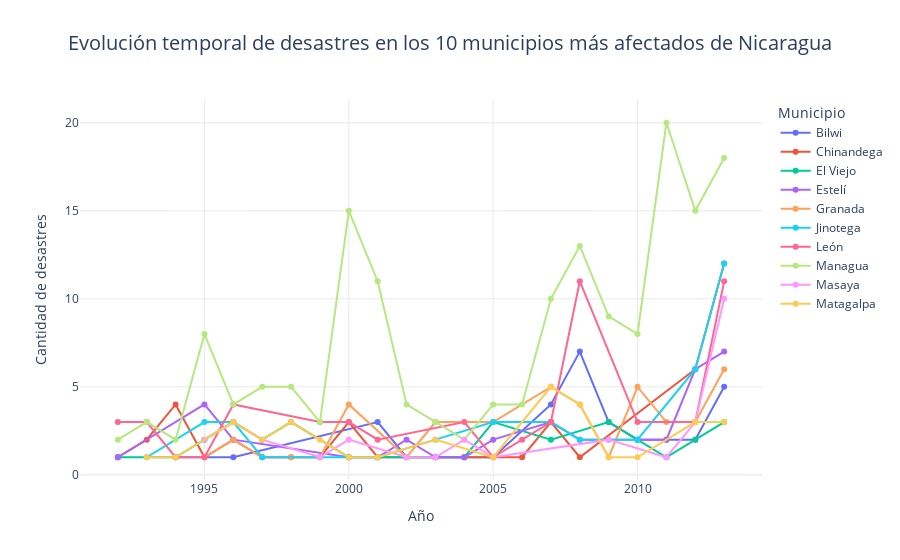

Notebook code cell kept with this figure:
### Code cell
# Obtener el total de desastres por municipio
total_desastres_por_municipio = conteo_desastres_municipio_anio.groupby('ADM2')['total_desastres_adm2'].sum().reset_index()

# Seleccionar los 10 municipios con mayor cantidad de desastres
top_10_municipios = total_desastres_por_municipio.nlargest(10, 'total_desastres_adm2')['ADM2']

# Filtrar los datos para incluir solo los municipios del top 15
conteo_top_10 = conteo_desastres_municipio_anio[conteo_desastres_municipio_anio['ADM2'].isin(top_10_municipios)]

# Crear el gráfico de líneas con Plotly
fig = px.line(conteo_top_10, x='Año', y='total_desastres_adm2', color='ADM2',
              title='Evolución temporal de desastres en los 10 municipios más afectados de Nicaragua',
              labels={'Año': 'Año', 'total_desastres_adm2': 'Cantidad de desastres', 'ADM2': 'Municipio'},
              template='plotly_white',
              markers=True)

# Atributos de visualización de la figura
fig.update_layout(
    title=dict(
        x=0.5,  # Centrar el título
        font=dict(size=20)),
    xaxis=dict(showgrid=True, gridwidth=0.5, gridcolor='lightgray'),
    yaxis=dict(showgrid=True, gridwidth=0.5, gridcolor='lightgray')
)

fig.show()

### Figure 1 — Plotly figure (JSON) as saved in the notebook; plotly's stock layout.template omitted (floating-point values rounded to 4 significant figures)
{"data": [{"hovertemplate": "Municipio=Bilwi<br>Año=%{x}<br>Cantidad de desastres=%{y}<extra></extra>", "legendgroup": "Bilwi", "line": {"color": "#636efa", "dash": "solid"}, "marker": {"symbol": "circle"}, "mode": "lines+markers", "name": "Bilwi", "orientation": "v", "showlegend": true, "type": "scatter", "x": [1994, 1996, 2001, 2002, 2003, 2004, 2005, 2007, 2008, 2009, 2010, 2011, 2012, 2013], "xaxis": "x", "y": [1, 1, 3, 1, 1, 1, 1, 4, 7, 3, 2, 2, 2, 5], "yaxis": "y"}, {"hovertemplate": "Municipio=Chinandega<br>Año=%{x}<br>Cantidad de desastres=%{y}<extra></extra>", "legendgroup": "Chinandega", "line": {"color": "#EF553B", "dash": "solid"}, "marker": {"symbol": "circle"}, "mode": "lines+markers", "name": "Chinandega", "orientation": "v", "showlegend": true, "type": "scatter", "x": [1992, 1993, 1994, 1995, 1996, 1997, 1998, 1999, 2000, 2001, 2006, 2007, 2008, 2012, 2013], "xaxis": "x", "y": [1, 2, 4, 1, 2, 1, 1, 1, 3, 1, 1, 3, 1, 6, 12], "yaxis": "y"}, {"hovertemplate": "Municipio=El Viejo<br>Año=%{x}<br>Cantidad de desastres=%{y}<extra></extra>", "legendgroup": "El Viejo", "line": {"color": "#00cc96", "dash": "solid"}, "marker": {"symbol": "circle"}, "mode": "lines+markers", "name": "El Viejo", "orientation": "v", "showlegend": true, "type": "scatter", "x": [1992, 1994, 1995, 1996, 1997, 1998, 2000, 2004, 2005, 2007, 2009, 2010, 2011, 2012, 2013], "xaxis": "x", "y": [1, 1, 2, 3, 2, 3, 1, 1, 3, 2, 3, 2, 1, 2, 3], "yaxis": "y"}, {"hovertemplate": "Municipio=Estelí<br>Año=%{x}<br>Cantidad de desastres=%{y}<extra></extra>", "legendgroup": "Estelí", "line": {"color": "#ab63fa", "dash": "solid"}, "marker": {"symbol": "circle"}, "mode": "lines+markers", "name": "Estelí", "orientation": "v", "showlegend": true, "type": "scatter", "x": [1992, 1995, 1996, 2000, 2001, 2002, 2003, 2004, 2005, 2007, 2008, 2010, 2011, 2012, 2013], "xaxis": "x", "y": [1, 4, 2, 1, 1, 2, 1, 1, 2, 3, 2, 2, 2, 6, 7], "yaxis": "y"}, {"hovertemplate": "Municipio=Granada<br>Año=%{x}<br>Cantidad de desastres=%{y}<extra></extra>", "legendgroup": "Granada", "line": {"color": "#FFA15A", "dash": "solid"}, "marker": {"symbol": "circle"}, "mode": "lines+markers", "name": "Granada", "orientation": "v", "showlegend": true, "type": "scatter", "x": [1995, 1996, 1997, 1998, 1999, 2000, 2002, 2003, 2005, 2007, 2008, 2009, 2010, 2011, 2012, 2013], "xaxis": "x", "y": [1, 2, 1, 1, 1, 4, 1, 3, 3, 5, 4, 1, 5, 3, 3, 6], "yaxis": "y"}, {"hovertemplate": "Municipio=Jinotega<br>Año=%{x}<br>Cantidad de desastres=%{y}<extra></extra>", "legendgroup": "Jinotega", "line": {"color": "#19d3f3", "dash": "solid"}, "marker": {"symbol": "circle"}, "mode": "lines+markers", "name": "Jinotega", "orientation": "v", "showlegend": true, "type": "scatter", "x": [1993, 1995, 1996, 1997, 2000, 2001, 2003, 2005, 2007, 2008, 2009, 2010, 2012, 2013], "xaxis": "x", "y": [1, 3, 3, 1, 1, 1, 2, 3, 3, 2, 2, 2, 6, 12], "yaxis": "y"}, {"hovertemplate": "Municipio=León<br>Año=%{x}<br>Cantidad de desastres=%{y}<extra></extra>", "legendgroup": "León", "line": {"color": "#FF6692", "dash": "solid"}, "marker": {"symbol": "circle"}, "mode": "lines+markers", "name": "León", "orientation": "v", "showlegend": true, "type": "scatter", "x": [1992, 1993, 1994, 1995, 1996, 1999, 2000, 2001, 2004, 2005, 2006, 2007, 2008, 2010, 2012, 2013], "xaxis": "x", "y": [3, 3, 1, 1, 4, 3, 3, 2, 3, 1, 2, 3, 11, 3, 3, 11], "yaxis": "y"}, {"hovertemplate": "Municipio=Managua<br>Año=%{x}<br>Cantidad de desastres=%{y}<extra></extra>", "legendgroup": "Managua", "line": {"color": "#B6E880", "dash": "solid"}, "marker": {"symbol": "circle"}, "mode": "lines+markers", "name": "Managua", "orientation": "v", "showlegend": true, "type": "scatter", "x": [1992, 1993, 1994, 1995, 1996, 1997, 1998, 1999, 2000, 2001, 2002, 2003, 2004, 2005, 2006, 2007, 2008, 2009, 2010, 2011, 2012, 2013], "xaxis": "x", "y": [2, 3, 2, 8, 4, 5, 5, 3, 15, 11, 4, 3, 2, 4, 4, 10, 13, 9, 8, 20, 15, 18], "yaxis": "y"}, {"hovertemplate": "Municipio=Masaya<br>Año=%{x}<br>Cantidad de desastres=%{y}<extra></extra>", "legendgroup": "Masaya", "line": {"color": "#FF97FF", "dash": "solid"}, "marker": {"symbol": "circle"}, "mode": "lines+markers", "name": "Masaya", "orientation": "v", "showlegend": true, "type": "scatter", "x": [1995, 1996, 1997, 1999, 2000, 2002, 2003, 2004, 2005, 2009, 2011, 2012, 2013], "xaxis": "x", "y": [2, 3, 2, 1, 2, 1, 1, 2, 1, 2, 1, 3, 10], "yaxis": "y"}, {"hovertemplate": "Municipio=Matagalpa<br>Año=%{x}<br>Cantidad de desastres=%{y}<extra></extra>", "legendgroup": "Matagalpa", "line": {"color": "#FECB52", "dash": "solid"}, "marker": {"symbol": "circle"}, "mode": "lines+markers", "name": "Matagalpa", "orientation": "v", "showlegend": true, "type": "scatter", "x": [1993, 1994, 1996, 1997, 1998, 1999, 2000, 2001, 2003, 2005, 2007, 2008, 2009, 2010, 2012, 2013], "xaxis": "x", "y": [1, 1, 3, 2, 3, 2, 1, 1, 2, 1, 5, 4, 1, 1, 3, 3], "yaxis": "y"}], "layout": {"legend": {"title": {"text": "Municipio"}, "tracegroupgap": 0}, "title": {"font": {"size": 20}, "text": "Evolución temporal de desastres en los 10 municipios más afectados de Nicaragua", "x": 0.5}, "xaxis": {"anchor": "y", "domain": [0, 1], "gridcolor": "lightgray", "gridwidth": 0.5, "showgrid": true, "title": {"text": "Año"}}, "yaxis": {"anchor": "x", "domain": [0, 1], "gridcolor": "lightgray", "gridwidth": 0.5, "showgrid": true, "title": {"text": "Cantidad de desastres"}}}}
